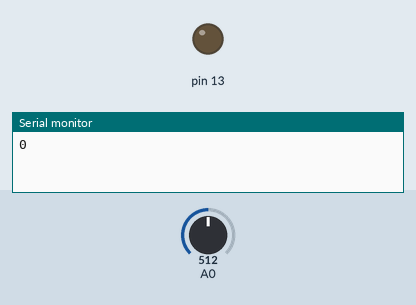
Simulated run of this sketch. Board: Arduino Uno, built with avr-gcc and run on an emulated ATmega328P. Shown: output pins drawn as LEDs (lit = HIGH), the last lines printed to the serial monitor. The inputs (shaded band) are chosen by the test bench; at power-on: A0 = 512.

Above: at 0.1 s.
At 0.6 s:
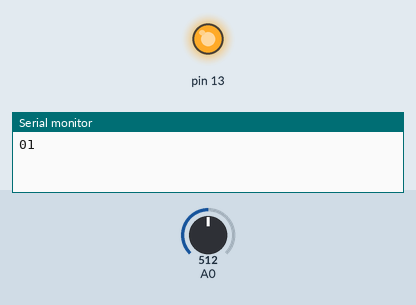
Timing chart, 0 to 2.1 s (numbered marks = the images above):
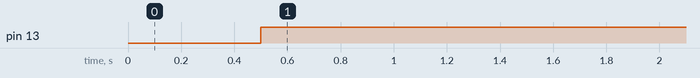

The sketch:

photocell.ino
```cpp
// (licence header left out)
// used to hold the photocell voltage reading
int photocellReading;
// the analogRead() value to indicate an open door
int THRESHHOLD_HIGH = 100;
// the analogRead() value to indicate a closed door
int THRESHHOLD_LOW = 95;

void setup() {
  // the LED pin
  pinMode(13, OUTPUT);
  // initialize serial and send default state
  Serial.begin(9600);
  Serial.write('0');
  // the photocell pin
  pinMode(A0, INPUT);
}

void loop() {
  // is the door open?
  if (analogRead(A0)>THRESHHOLD_HIGH) {
    // check to see if just random flutter; helps to debounce electronics
    delay(500);
    if (analogRead(A0)<=THRESHHOLD_LOW) {
      exit(0);
    }

    // the door is open
    // send message
    Serial.write('1');

    //set LED pin to high
    digitalWrite(13, HIGH);
    delay(1000);

    // wait for door to close
    while (analogRead(A0)>THRESHHOLD_LOW) {
      delay(100);
    }
    delay(1000);

    // write closed state to serial
    digitalWrite(13, LOW);
    Serial.write('0');
  }
}
```

Measured:
- by itself, pin 13: LOW → HIGH at 0.50 s
